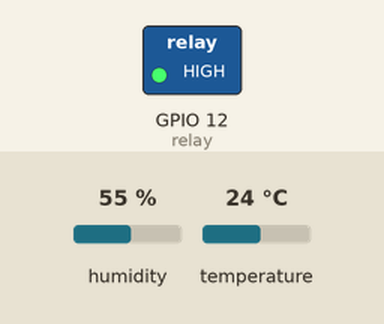
A sketch run on a simulated ESP8266 (NodeMCU). Shown: switched loads named in the sketch (green lamp = pin HIGH). The test bench sets the inputs (shaded band); at power-on: humidity 55 %, temperature 24 °C. WiFi joins after 1.5 s; servers stay silent unless stated; no MQTT or app messages arrive unless stated; what the sketch prints to the serial monitor is not drawn.

Above: at 2.7 s.
2.8 s: humidity set to 79 %
4.7 s: humidity set to 82 %
At 5.8 s:
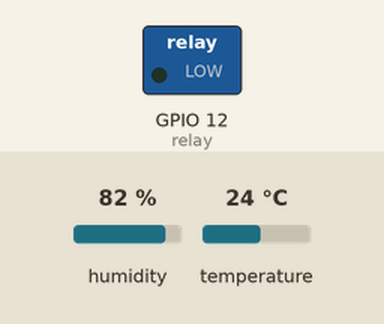
11.0 s: humidity set to 22 %
At 12.4 s:
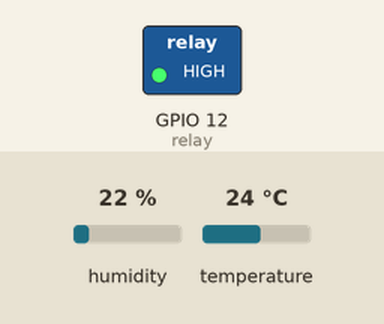
13.0 s: humidity set to 88 %
At 14.2 s:
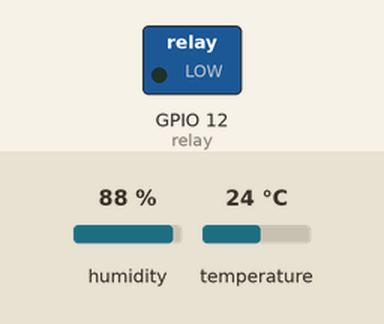
Timing chart, 0 to 16.0 s (numbered marks = the images above; inputs shaded):
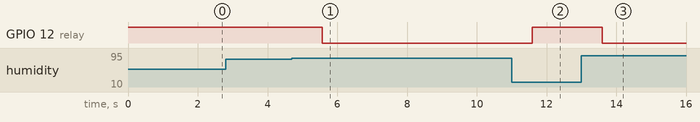

The sketch:

esp8266_pump.ino
```cpp
#include <ESP8266WiFi.h>
#include <PubSubClient.h>

#include "DHT.h"
int ddht = 14; //D5
int relay = 12; //D6
String autopump = "on";

#define DHTTYPE DHT22

DHT dht(ddht, DHTTYPE);


const char* ssid = "pwantu";
const char* password = "admin1234";

const char* mqtt_server = "broker.netpie.io";
const int mqtt_port = 1883;
const char* mqtt_Client = "https://github.com/hs8vez/esp8266pump.git";
const char* mqtt_username = "8JWd8LmJabqnhi8i7BxTVTYSSTeMRiH6";
const char* mqtt_password = "o2uQb7NPFNuHuBD1uk5Yr6eT1K2NHsXe";

WiFiClient espClient;
PubSubClient client(espClient);

char msg[100];

void reconnect() {
  while (!client.connected()) {
    Serial.print("Attempting MQTT connection…");
    if (client.connect(mqtt_Client, mqtt_username, mqtt_password)) {
      Serial.println("connected");
      client.subscribe("@msg/#");
    } else {
      Serial.print("failed, rc=");
      Serial.print(client.state());
      Serial.println("try again in 5 seconds");
      delay(5000);
    }
  }
}

void callback(char* topic, byte* payload, unsigned int length) {
  Serial.print("Message arrived [");
  Serial.print(topic);
  Serial.print("] ");
  String message;
  String tpc;
  for (int i = 0; i < length; i++) {
    message = message + (char)payload[i];
  }
  Serial.println(message);
  tpc = getMsg(topic, message);
}

void setup() {
  pinMode(relay, OUTPUT);
  digitalWrite(relay, HIGH); // relay ปิด
  Serial.begin(115200);
  dht.begin();
  Serial.println();
  Serial.print("Connecting to ");
  Serial.println(ssid);
  WiFi.mode(WIFI_STA);
  WiFi.begin(ssid, password);
  while (WiFi.status() != WL_CONNECTED) {
    delay(500);
    Serial.print(".");
  }
  Serial.println("");
  Serial.println("WiFi connected");
  client.setServer(mqtt_server, mqtt_port);
  client.setCallback(callback);
}

void loop() {
  if (!client.connected()) {
    reconnect();
  }
  float h = dht.readHumidity();
  float t = dht.readTemperature();
  if (autopump == "on") {
    if (h > 80) {
      digitalWrite(relay, LOW); //เปิด
    } else {
      digitalWrite(relay, HIGH); //ปิด
    }
  }
  int r = digitalRead(relay);
  String data = "{\"data\":{\"Humidity\": " + String(h) + ",\"Temperature\": " + String(t) + ",\"relay\": " + String(r) + "}}";
  Serial.println(data);
  data.toCharArray(msg , (data.length() + 1));
  client.publish("@shadow/data/update", msg);
  client.loop();
  delay(1000);
}

String getMsg(String topic_, String message_) {
  if (topic_ == "@msg/relay") {
    if (message_ == "on") {                  //netpie["???"].publish("@msg/relay","on")
      digitalWrite(relay, LOW); //relay เปิด
      autopump = "off";
    } else if (message_ == "off") {          //netpie["???"].publish("@msg/relay","off")
      digitalWrite(relay, HIGH); //relay ปิด
      autopump = "on";
    }
  }
  return autopump;
}
```

Measured:
- the behaviour switches between 80 and 81 % on humidity (found by bisection; images 0 and 1)
- after the input at 2.8 s, every drawn part: stays the same
- after the input at 4.7 s, GPIO 12 (relay): HIGH → LOW after 0.87 s
- after the input at 11.0 s, GPIO 12 (relay): LOW → HIGH after 0.59 s
- after the input at 13.0 s, GPIO 12 (relay): HIGH → LOW after 0.60 s
